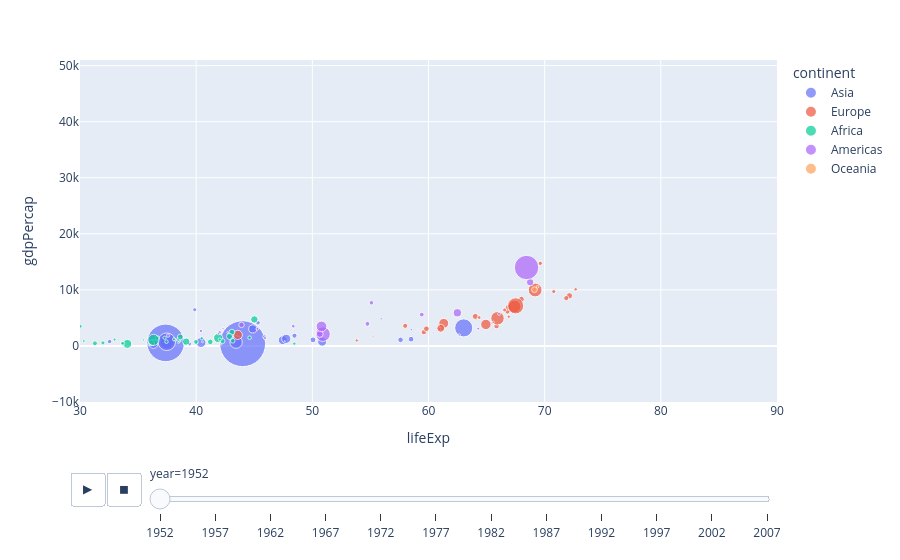

Notebook cell for this chart:
### Code cell
# plotting animation
px.scatter(gap, x='lifeExp', y='gdpPercap', color='continent', size='pop',
            size_max=50, hover_name='country', animation_frame='year',
            animation_group='country', range_x=[30,90], range_y=[-10000,51000])

### Figure 1 — Plotly figure (JSON) as saved in the notebook; plotly's stock layout.template omitted (floating-point values rounded to 4 significant figures)
{"data": [{"hovertemplate": "<b>%{hovertext}</b><br><br>continent=Asia<br>year=1952<br>lifeExp=%{x}<br>gdpPercap=%{y}<br>pop=%{marker.size}<extra></extra>", "hovertext": ["Afghanistan", "Bahrain", "Bangladesh", "Cambodia", "China", "Hong Kong, China", "India", "Indonesia", "Iran", "Iraq", "Israel", "Japan", "Jordan", "Korea, Dem. Rep.", "Korea, Rep.", "Kuwait", "Lebanon", "Malaysia", "Mongolia", "Myanmar", "Nepal", "Oman", "Pakistan", "Philippines", "Saudi Arabia", "Singapore", "Sri Lanka", "Syria", "Taiwan", "Thailand", "Vietnam", "West Bank and Gaza", "Yemen, Rep."], "ids": ["Afghanistan", "Bahrain", "Bangladesh", "Cambodia", "China", "Hong Kong, China", "India", "Indonesia", "Iran", "Iraq", "Israel", "Japan", "Jordan", "Korea, Dem. Rep.", "Korea, Rep.", "Kuwait", "Lebanon", "Malaysia", "Mongolia", "Myanmar", "Nepal", "Oman", "Pakistan", "Philippines", "Saudi Arabia", "Singapore", "Sri Lanka", "Syria", "Taiwan", "Thailand", "Vietnam", "West Bank and Gaza", "Yemen, Rep."], "legendgroup": "Asia", "marker": {"color": "#636efa", "size": [8425333, 120447, 46886859, 4693836, 556263527, 2125900, 372000000, 82052000, 17272000, 5441766, 1620914, 86459025, 607914, 8865488, 20947571, 160000, 1439529, 6748378, 800663, 20092996, 9182536, 507833, 41346560, 22438691, 4005677, 1127000, 7982342, 3661549, 8550362, 21289402, 26246839, 1030585, 4963829], "sizemode": "area", "sizeref": 527500.0, "symbol": "circle"}, "mode": "markers", "name": "Asia", "orientation": "v", "showlegend": true, "type": "scatter", "x": [28.8, 50.94, 37.48, 39.42, 44.0, 60.96, 37.37, 37.47, 44.87, 45.32, 65.39, 63.03, 43.16, 50.06, 47.45, 55.56, 55.93, 48.46, 42.24, 36.32, 36.16, 37.58, 43.44, 47.75, 39.88, 60.4, 57.59, 45.88, 58.5, 50.85, 40.41, 43.16, 32.55], "xaxis": "x", "y": [779.4, 9867.0, 684.2, 368.5, 400.4, 3054.0, 546.6, 749.7, 3035.0, 4130.0, 4087.0, 3217.0, 1547.0, 1088.0, 1031.0, 108400.0, 4835.0, 1831.0, 786.6, 331.0, 545.9, 1828.0, 684.6, 1273.0, 6460.0, 2315.0, 1084.0, 1643.0, 1207.0, 757.8, 605.1, 1516.0, 781.7], "yaxis": "y"}, {"hovertemplate": "<b>%{hovertext}</b><br><br>continent=Europe<br>year=1952<br>lifeExp=%{x}<br>gdpPercap=%{y}<br>pop=%{marker.size}<extra></extra>", "hovertext": ["Albania", "Austria", "Belgium", "Bosnia and Herzegovina", "Bulgaria", "Croatia", "Czech Republic", "Denmark", "Finland", "France", "Germany", "Greece", "Hungary", "Iceland", "Ireland", "Italy", "Montenegro", "Netherlands", "Norway", "Poland", "Portugal", "Romania", "Serbia", "Slovak Republic", "Slovenia", "Spain", "Sweden", "Switzerland", "Turkey", "United Kingdom"], "ids": ["Albania", "Austria", "Belgium", "Bosnia and Herzegovina", "Bulgaria", "Croatia", "Czech Republic", "Denmark", "Finland", "France", "Germany", "Greece", "Hungary", "Iceland", "Ireland", "Italy", "Montenegro", "Netherlands", "Norway", "Poland", "Portugal", "Romania", "Serbia", "Slovak Republic", "Slovenia", "Spain", "Sweden", "Switzerland", "Turkey", "United Kingdom"], "legendgroup": "Europe", "marker": {"color": "#EF553B", "size": [1282697, 6927772, 8730405, 2791000, 7274900, 3882229, 9125183, 4334000, 4090500, 42459667, 69145952, 7733250, 9504000, 147962, 2952156, 47666000, 413834, 10381988, 3327728, 25730551, 8526050, 16630000, 6860147, 3558137, 1489518, 28549870, 7124673, 4815000, 22235677, 50430000], "sizemode": "area", "sizeref": 527500.0, "symbol": "circle"}, "mode": "markers", "name": "Europe", "orientation": "v", "showlegend": true, "type": "scatter", "x": [55.23, 66.8, 68.0, 53.82, 59.6, 61.21, 66.87, 70.78, 66.55, 67.41, 67.5, 65.86, 64.03, 72.49, 66.91, 65.94, 59.16, 72.13, 72.67, 61.31, 59.82, 61.05, 58.0, 64.36, 65.57, 64.94, 71.86, 69.62, 43.59, 69.18], "xaxis": "x", "y": [1601.0, 6137.0, 8343.0, 973.5, 2444.0, 3119.0, 6876.0, 9692.0, 6425.0, 7030.0, 7144.0, 3531.0, 5264.0, 7268.0, 5210.0, 4931.0, 2648.0, 8942.0, 10100.0, 4029.0, 3068.0, 3145.0, 3581.0, 5075.0, 4215.0, 3834.0, 8528.0, 14730.0, 1969.0, 9980.0], "yaxis": "y"}, {"hovertemplate": "<b>%{hovertext}</b><br><br>continent=Africa<br>year=1952<br>lifeExp=%{x}<br>gdpPercap=%{y}<br>pop=%{marker.size}<extra></extra>", "hovertext": ["Algeria", "Angola", "Benin", "Botswana", "Burkina Faso", "Burundi", "Cameroon", "Central African Republic", "Chad", "Comoros", "Congo, Dem. Rep.", "Congo, Rep.", "Cote d'Ivoire", "Djibouti", "Egypt", "Equatorial Guinea", "Eritrea", "Ethiopia", "Gabon", "Gambia", "Ghana", "Guinea", "Guinea-Bissau", "Kenya", "Lesotho", "Liberia", "Libya", "Madagascar", "Malawi", "Mali", "Mauritania", "Mauritius", "Morocco", "Mozambique", "Namibia", "Niger", "Nigeria", "Reunion", "Rwanda", "Sao Tome and Principe", "Senegal", "Sierra Leone", "Somalia", "South Africa", "Sudan", "Swaziland", "Tanzania", "Togo", "Tunisia", "Uganda", "Zambia", "Zimbabwe"], "ids": ["Algeria", "Angola", "Benin", "Botswana", "Burkina Faso", "Burundi", "Cameroon", "Central African Republic", "Chad", "Comoros", "Congo, Dem. Rep.", "Congo, Rep.", "Cote d'Ivoire", "Djibouti", "Egypt", "Equatorial Guinea", "Eritrea", "Ethiopia", "Gabon", "Gambia", "Ghana", "Guinea", "Guinea-Bissau", "Kenya", "Lesotho", "Liberia", "Libya", "Madagascar", "Malawi", "Mali", "Mauritania", "Mauritius", "Morocco", "Mozambique", "Namibia", "Niger", "Nigeria", "Reunion", "Rwanda", "Sao Tome and Principe", "Senegal", "Sierra Leone", "Somalia", "South Africa", "Sudan", "Swaziland", "Tanzania", "Togo", "Tunisia", "Uganda", "Zambia", "Zimbabwe"], "legendgroup": "Africa", "marker": {"color": "#00cc96", "size": [9279525, 4232095, 1738315, 442308, 4469979, 2445618, 5009067, 1291695, 2682462, 153936, 14100005, 854885, 2977019, 63149, 22223309, 216964, 1438760, 20860941, 420702, 284320, 5581001, 2664249, 580653, 6464046, 748747, 863308, 1019729, 4762912, 2917802, 3838168, 1022556, 516556, 9939217, 6446316, 485831, 3379468, 33119096, 257700, 2534927, 60011, 2755589, 2143249, 2526994, 14264935, 8504667, 290243, 8322925, 1219113, 3647735, 5824797, 2672000, 3080907], "sizemode": "area", "sizeref": 527500.0, "symbol": "circle"}, "mode": "markers", "name": "Africa", "orientation": "v", "showlegend": true, "type": "scatter", "x": [43.08, 30.02, 38.22, 47.62, 31.98, 39.03, 38.52, 35.46, 38.09, 40.72, 39.14, 42.11, 40.48, 34.81, 41.89, 34.48, 35.93, 34.08, 37.0, 30.0, 43.15, 33.61, 32.5, 42.27, 42.14, 38.48, 42.72, 36.68, 36.26, 33.69, 40.54, 50.99, 42.87, 31.29, 41.73, 37.44, 36.32, 52.72, 40.0, 46.47, 37.28, 30.33, 32.98, 45.01, 38.63, 41.41, 41.22, 38.6, 44.6, 39.98, 42.04, 48.45], "xaxis": "x", "y": [2449.0, 3521.0, 1063.0, 851.2, 543.3, 339.3, 1173.0, 1071.0, 1179.0, 1103.0, 780.5, 2126.0, 1389.0, 2670.0, 1419.0, 375.6, 328.9, 362.1, 4293.0, 485.2, 911.3, 510.2, 299.9, 853.5, 298.8, 575.6, 2388.0, 1443.0, 369.2, 452.3, 743.1, 1968.0, 1688.0, 468.5, 2424.0, 761.9, 1077.0, 2719.0, 493.3, 879.6, 1450.0, 879.8, 1136.0, 4725.0, 1616.0, 1148.0, 716.7, 859.8, 1468.0, 734.8, 1147.0, 406.9], "yaxis": "y"}, {"hovertemplate": "<b>%{hovertext}</b><br><br>continent=Americas<br>year=1952<br>lifeExp=%{x}<br>gdpPercap=%{y}<br>pop=%{marker.size}<extra></extra>", "hovertext": ["Argentina", "Bolivia", "Brazil", "Canada", "Chile", "Colombia", "Costa Rica", "Cuba", "Dominican Republic", "Ecuador", "El Salvador", "Guatemala", "Haiti", "Honduras", "Jamaica", "Mexico", "Nicaragua", "Panama", "Paraguay", "Peru", "Puerto Rico", "Trinidad and Tobago", "United States", "Uruguay", "Venezuela"], "ids": ["Argentina", "Bolivia", "Brazil", "Canada", "Chile", "Colombia", "Costa Rica", "Cuba", "Dominican Republic", "Ecuador", "El Salvador", "Guatemala", "Haiti", "Honduras", "Jamaica", "Mexico", "Nicaragua", "Panama", "Paraguay", "Peru", "Puerto Rico", "Trinidad and Tobago", "United States", "Uruguay", "Venezuela"], "legendgroup": "Americas", "marker": {"color": "#ab63fa", "size": [17876956, 2883315, 56602560, 14785584, 6377619, 12350771, 926317, 6007797, 2491346, 3548753, 2042865, 3146381, 3201488, 1517453, 1426095, 30144317, 1165790, 940080, 1555876, 8025700, 2227000, 662850, 157553000, 2252965, 5439568], "sizemode": "area", "sizeref": 527500.0, "symbol": "circle"}, "mode": "markers", "name": "Americas", "orientation": "v", "showlegend": true, "type": "scatter", "x": [62.48, 40.41, 50.92, 68.75, 54.74, 50.64, 57.21, 59.42, 45.93, 48.36, 45.26, 42.02, 37.58, 41.91, 58.53, 50.79, 42.31, 55.19, 62.65, 43.9, 64.28, 59.1, 68.44, 66.07, 55.09], "xaxis": "x", "y": [5911.0, 2677.0, 2109.0, 11370.0, 3940.0, 2144.0, 2627.0, 5587.0, 1398.0, 3522.0, 3048.0, 2428.0, 1840.0, 2195.0, 2899.0, 3478.0, 3112.0, 2480.0, 1952.0, 3759.0, 3082.0, 3023.0, 13990.0, 5717.0, 7690.0], "yaxis": "y"}, {"hovertemplate": "<b>%{hovertext}</b><br><br>continent=Oceania<br>year=1952<br>lifeExp=%{x}<br>gdpPercap=%{y}<br>pop=%{marker.size}<extra></extra>", "hovertext": ["Australia", "New Zealand"], "ids": ["Australia", "New Zealand"], "legendgroup": "Oceania", "marker": {"color": "#FFA15A", "size": [8691212, 1994794], "sizemode": "area", "sizeref": 527500.0, "symbol": "circle"}, "mode": "markers", "name": "Oceania", "orientation": "v", "showlegend": true, "type": "scatter", "x": [69.12, 69.39], "xaxis": "x", "y": [10040.0, 10560.0], "yaxis": "y"}], "layout": {"legend": {"itemsizing": "constant", "title": {"text": "continent"}, "tracegroupgap": 0}, "margin": {"t": 60}, "sliders": [{"active": 0, "currentvalue": {"prefix": "year="}, "len": 0.9, "pad": {"b": 10, "t": 60}, "steps": [{"args": [["1952"], {"frame": {"duration": 0, "redraw": false}, "fromcurrent": true, "mode": "immediate", "transition": {"duration": 0, "easing": "linear"}}], "label": "1952", "method": "animate"}, {"args": [["1957"], {"frame": {"duration": 0, "redraw": false}, "fromcurrent": true, "mode": "immediate", "transition": {"duration": 0, "easing": "linear"}}], "label": "1957", "method": "animate"}, {"args": [["1962"], {"frame": {"duration": 0, "redraw": false}, "fromcurrent": true, "mode": "immediate", "transition": {"duration": 0, "easing": "linear"}}], "label": "1962", "method": "animate"}, {"args": [["1967"], {"frame": {"duration": 0, "redraw": false}, "fromcurrent": true, "mode": "immediate", "transition": {"duration": 0, "easing": "linear"}}], "label": "1967", "method": "animate"}, {"args": [["1972"], {"frame": {"duration": 0, "redraw": false}, "fromcurrent": true, "mode": "immediate", "transition": {"duration": 0, "easing": "linear"}}], "label": "1972", "method": "animate"}, {"args": [["1977"], {"frame": {"duration": 0, "redraw": false}, "fromcurrent": true, "mode": "immediate", "transition": {"duration": 0, "easing": "linear"}}], "label": "1977", "method": "animate"}, {"args": [["1982"], {"frame": {"duration": 0, "redraw": false}, "fromcurrent": true, "mode": "immediate", "transition": {"duration": 0, "easing": "linear"}}], "label": "1982", "method": "animate"}, {"args": [["1987"], {"frame": {"duration": 0, "redraw": false}, "fromcurrent": true, "mode": "immediate", "transition": {"duration": 0, "easing": "linear"}}], "label": "1987", "method": "animate"}, {"args": [["1992"], {"frame": {"duration": 0, "redraw": false}, "fromcurrent": true, "mode": "immediate", "transition": {"duration": 0, "easing": "linear"}}], "label": "1992", "method": "animate"}, {"args": [["1997"], {"frame": {"duration": 0, "redraw": false}, "fromcurrent": true, "mode": "immediate", "transition": {"duration": 0, "easing": "linear"}}], "label": "1997", "method": "animate"}, {"args": [["2002"], {"frame": {"duration": 0, "redraw": false}, "fromcurrent": true, "mode": "immediate", "transition": {"duration": 0, "easing": "linear"}}], "label": "2002", "method": "animate"}, {"args": [["2007"], {"frame": {"duration": 0, "redraw": false}, "fromcurrent": true, "mode": "immediate", "transition": {"duration": 0, "easing": "linear"}}], "label": "2007", "method": "animate"}], "x": 0.1, "xanchor": "left", "y": 0, "yanchor": "top"}], "updatemenus": [{"buttons": [{"args": [null, {"frame": {"duration": 500, "redraw": false}, "fromcurrent": true, "mode": "immediate", "transition": {"duration": 500, "easing": "linear"}}], "label": "&#9654;", "method": "animate"}, {"args": [[null], {"frame": {"duration": 0, "redraw": false}, "fromcurrent": true, "mode": "immediate", "transition": {"duration": 0, "easing": "linear"}}], "label": "&#9724;", "method": "animate"}], "direction": "left", "pad": {"r": 10, "t": 70}, "showactive": false, "type": "buttons", "x": 0.1, "xanchor": "right", "y": 0, "yanchor": "top"}], "xaxis": {"anchor": "y", "domain": [0, 1], "range": [30, 90], "title": {"text": "lifeExp"}}, "yaxis": {"anchor": "x", "domain": [0, 1], "range": [-10000, 51000], "title": {"text": "gdpPercap"}}}}
